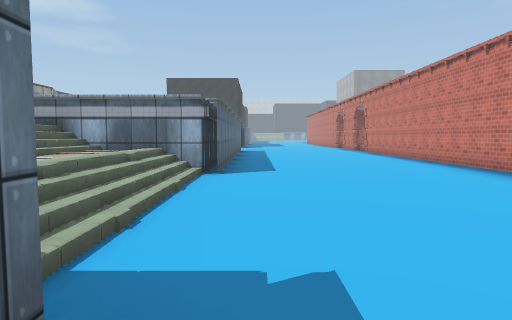
View 1 (above)

24 first-person views from a walk through a Unity game level. The camera is 1.5 m above the floor, tilts 4° down and sees 75° across. The floor is counted in squares, 2 m on a side. Each view is taken from the middle of a square. On the plan, view 1 faces up. The plan holds only what a view shows up to about 11 squares ahead; the rest is blank. The place goes on beyond the plan. The player is left out. Some surface patterns are stand-ins.

View 2
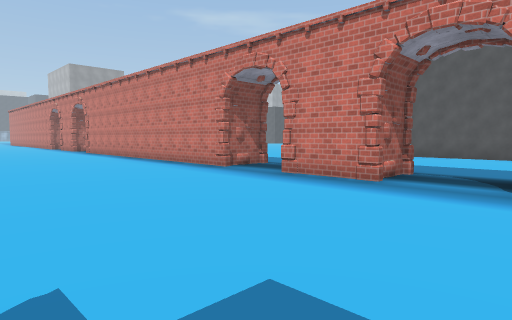

View 3
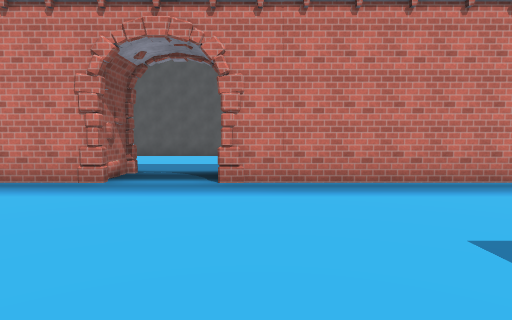

View 4
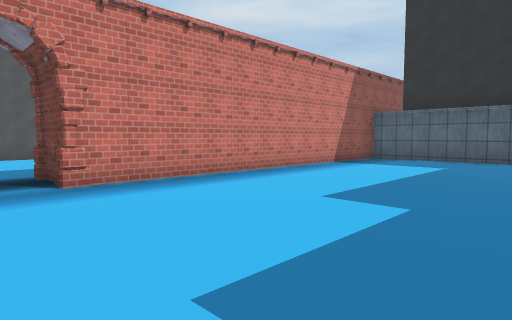

View 5
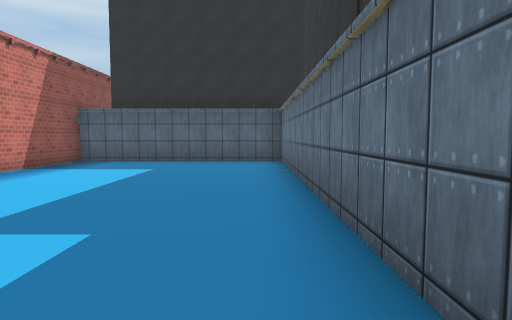

View 6
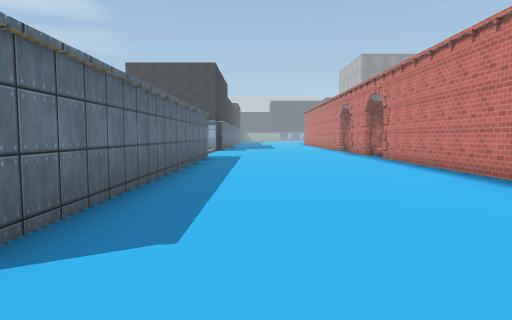

View 7
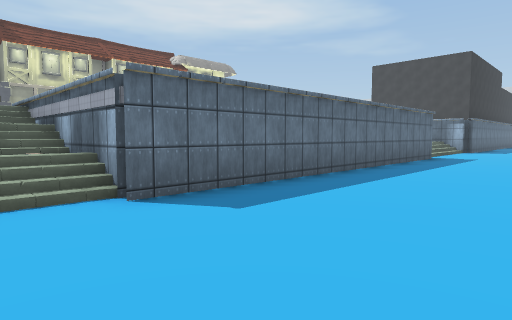

View 8
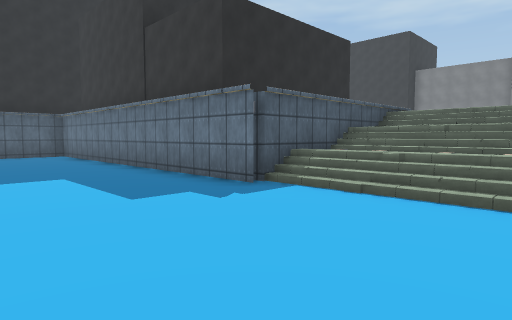

View 9
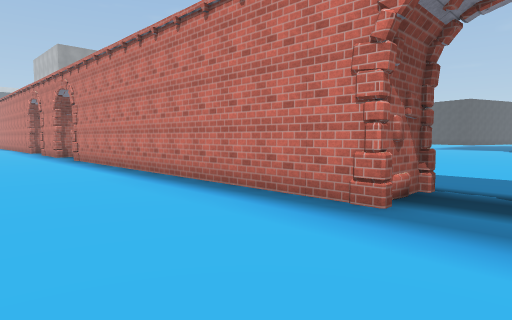

View 10
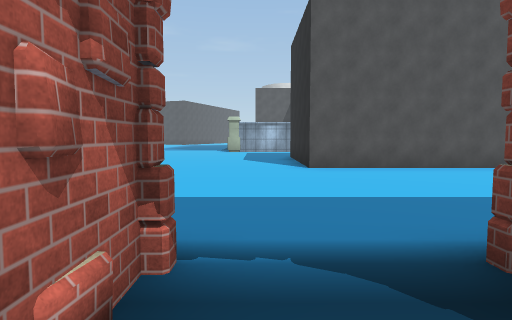

View 11
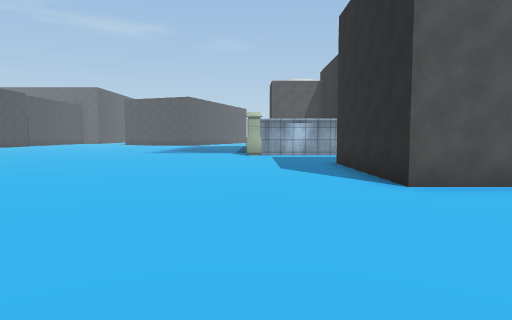

View 12
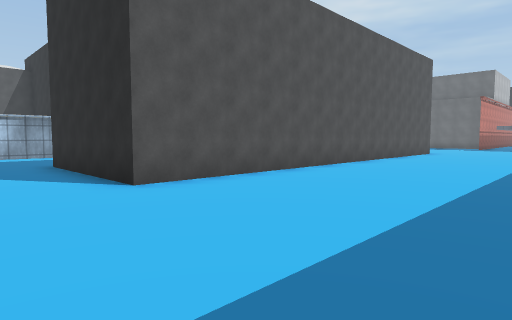

View 13
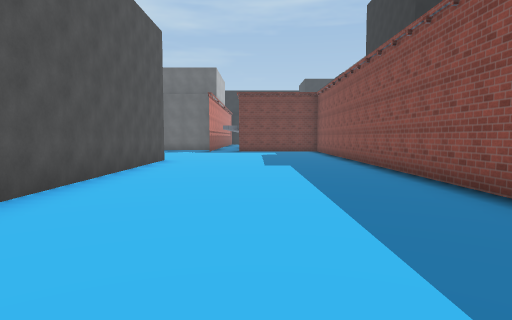

View 14
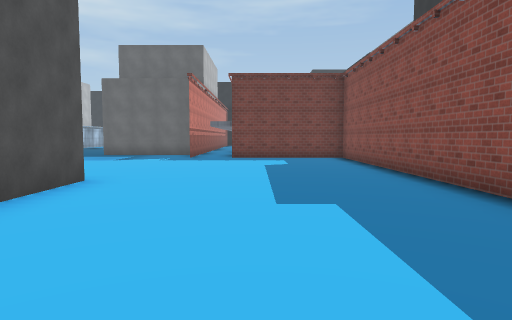

View 15
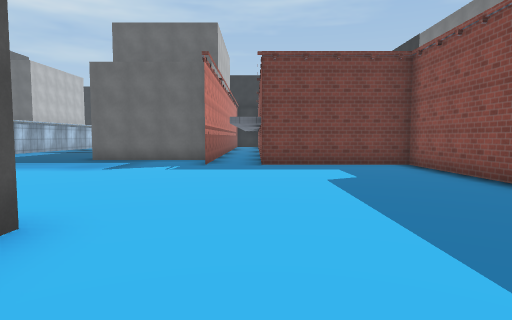

View 16
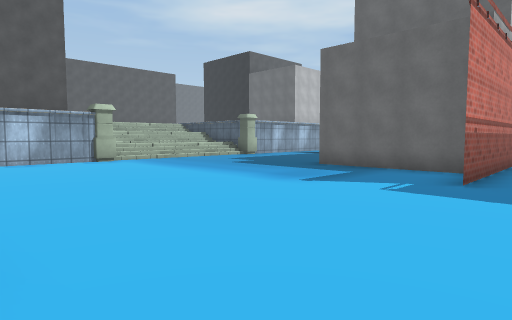

View 17
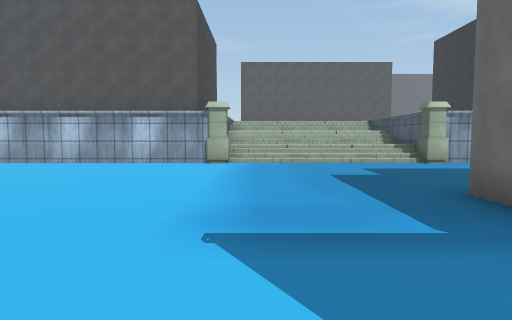

View 18
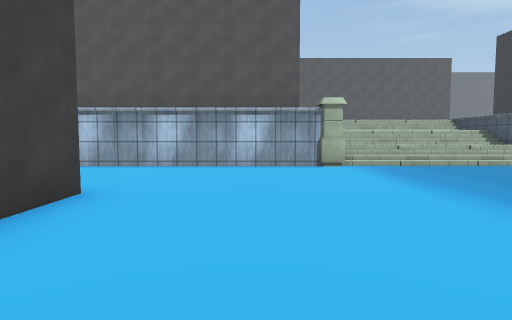

View 19
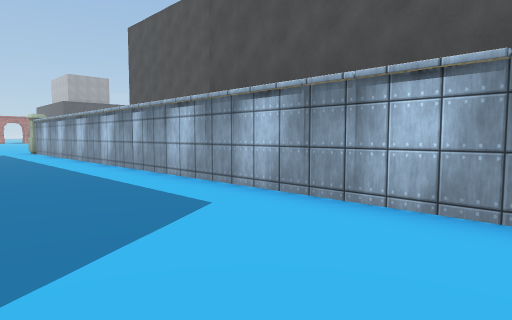

View 20
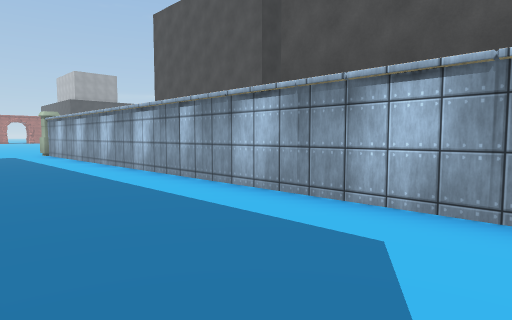

View 21
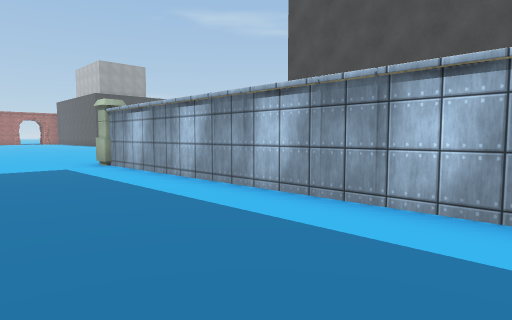

View 22
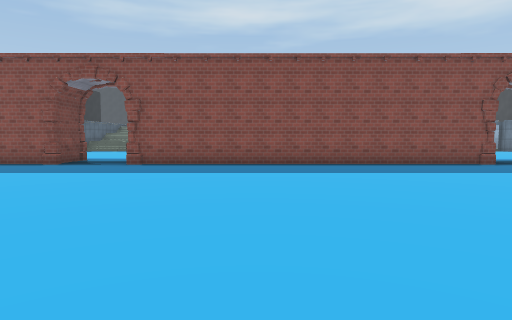

View 23
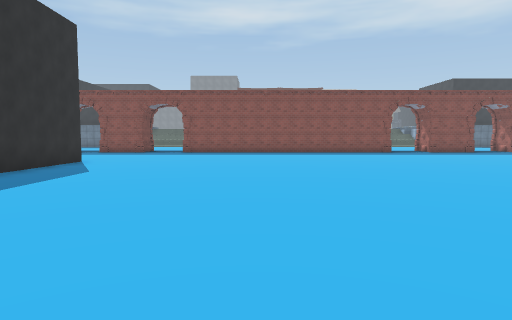

View 24
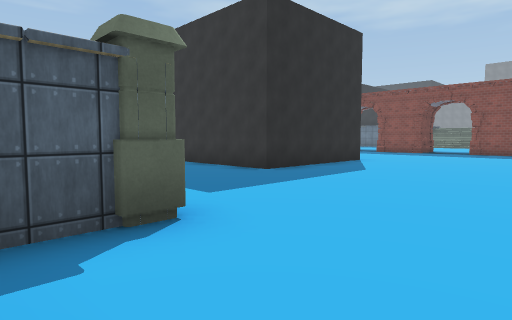

### Floor plan
Key: @ floor where view 1 was taken; # wall or solid block; . floor; / step, stairs or slope; = window, fence, low wall or low ledge.
Columns run from 3 left of view 1 to 24 right of it. Each row starts with its distance up from view 1.
 16   #......##..  .....
 15   #......##... ......
 14   #......##............
 13   #......##.............
 12   #......##..............
 11   #......##...............
 10   #......##................
  9   #......##................
  8   #......##................
  7 ###......##..............//
  6 /=/......................
  5 ///......................
  4 ///......##.....#####....
  3 ///......##.....#   #....
  2 ///.............#   #....  #
  1 ###.............#   #....  #
  0   #@....###.....#    ....  #
 -1   #.....# #.....#    ....  #
 -2   #.....# #.....#    ....  #
 -3   #.....# #.....#     ...
 -4   #.....# #.....#    ....
 -5   #.....# #.....#    .... #
 -6   #.....# #.....#    ..../#
 -7   #.....# #.....#    ..../#
 -8   #.....# #.....#  ##..../#
 -9   ####### #............../#
-10           #............../#
-11           #............../#
-12           #............../#
-13           #............../
-14           #............../
-15           ####.#........./
-16              ###........./
-17                #####...../ /
-18                #    ...../ /
-19                #      ...///

Where each view was taken, in squares from view 1:
view 1: 0 up, 0 right, facing up
view 2: 0 up, 0 right, facing up-right
view 3: 0 up, 0 right, facing right
view 4: 2 up, 0 right, facing down-right
view 5: 1 up, 0 right, facing down
view 6: 5 up, 1 right, facing up
view 7: 5 up, 3 right, facing up-left
view 8: 5 up, 3 right, facing down-left
view 9: 5 up, 2 right, facing up-right
view 10: 6 up, 5 right, facing right
view 11: 7 up, 8 right, facing right
view 12: 7 up, 8 right, facing down-right
view 13: 2 up, 10 right, facing down
view 14: 3 down, 10 right, facing down
view 15: 6 down, 11 right, facing down
view 16: 9 down, 11 right, facing down-right
view 17: 14 down, 12 right, facing right
view 18: 11 down, 13 right, facing right
view 19: 10 down, 18 right, facing up-right
view 20: 8 down, 18 right, facing up-right
view 21: 2 down, 18 right, facing up-right
view 22: 10 up, 16 right, facing left
view 23: 10 up, 23 right, facing left
view 24: 10 up, 23 right, facing down-left
